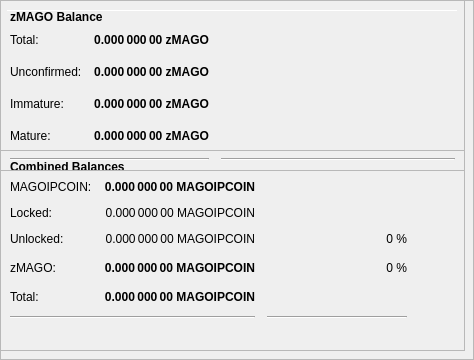
        <widget class="QFrame" name="frameObfuscation">
         <property name="minimumSize">
          <size>
           <width>0</width>
           <height>350</height>
          </size>
         </property>
         <property name="layoutDirection">
          <enum>Qt::LeftToRight</enum>
         </property>
         <property name="frameShape">
          <enum>QFrame::StyledPanel</enum>
         </property>
         <property name="frameShadow">
          <enum>QFrame::Raised</enum>
         </property>
         <widget class="QPushButton" name="runAutoDenom">
          <property name="geometry">
           <rect>
            <x>251</x>
            <y>17</y>
            <width>1</width>
            <height>1</height>
           </rect>
          </property>
          <property name="palette">
           <palette>
            <active>
             <colorrole role="WindowText">
              <brush brushstyle="SolidPattern">
               <color alpha="255">
                <red>0</red>
                <green>0</green>
                <blue>0</blue>
               </color>
              </brush>
             </colorrole>
             <colorrole role="Button">
              <brush brushstyle="SolidPattern">
               <color alpha="255">
                <red>239</red>
                <green>238</green>
                <blue>238</blue>
               </color>
              </brush>
             </colorrole>
             <colorrole role="Light">
              <brush brushstyle="SolidPattern">
               <color alpha="255">
                <red>255</red>
                <green>255</green>
                <blue>255</blue>
               </color>
              </brush>
             </colorrole>
             <colorrole role="Midlight">
              <brush brushstyle="SolidPattern">
               <color alpha="255">
                <red>247</red>
                <green>246</green>
                <blue>246</blue>
               </color>
              </brush>
             </colorrole>
             <colorrole role="Dark">
              <brush brushstyle="SolidPattern">
               <color alpha="255">
                <red>119</red>
                <green>119</green>
                <blue>119</blue>
               </color>
              </brush>
             </colorrole>
             <colorrole role="Mid">
              <brush brushstyle="SolidPattern">
               <color alpha="255">
                <red>159</red>
                <green>159</green>
                <blue>159</blue>
               </color>
              </brush>
             </colorrole>
             <colorrole role="Text">
              <brush brushstyle="SolidPattern">
               <color alpha="255">
                <red>0</red>
                <green>0</green>
                <blue>0</blue>
               </color>
              </brush>
             </colorrole>
             <colorrole role="BrightText">
              <brush brushstyle="SolidPattern">
               <color alpha="255">
                <red>255</red>
                <green>255</green>
                <blue>255</blue>
               </color>
              </brush>
             </colorrole>
             <colorrole role="ButtonText">
              <brush brushstyle="SolidPattern">
               <color alpha="255">
                <red>0</red>
                <green>0</green>
                <blue>0</blue>
               </color>
              </brush>
             </colorrole>
             <colorrole role="Base">
              <brush brushstyle="SolidPattern">
               <color alpha="255">
                <red>255</red>
                <green>255</green>
                <blue>255</blue>
               </color>
              </brush>
             </colorrole>
             <colorrole role="Window">
              <brush brushstyle="SolidPattern">
               <color alpha="255">
                <red>239</red>
                <green>238</green>
                <blue>238</blue>
               </color>
              </brush>
             </colorrole>
             <colorrole role="Shadow">
              <brush brushstyle="SolidPattern">
               <color alpha="255">
                <red>0</red>
                <green>0</green>
                <blue>0</blue>
               </color>
              </brush>
             </colorrole>
             <colorrole role="AlternateBase">
              <brush brushstyle="SolidPattern">
               <color alpha="255">
                <red>247</red>
                <green>246</green>
                <blue>246</blue>
               </color>
              </brush>
             </colorrole>
             <colorrole role="ToolTipBase">
              <brush brushstyle="SolidPattern">
               <color alpha="255">
                <red>255</red>
                <green>255</green>
                <blue>220</blue>
               </color>
              </brush>
             </colorrole>
             <colorrole role="ToolTipText">
              <brush brushstyle="SolidPattern">
               <color alpha="255">
                <red>0</red>
                <green>0</green>
                <blue>0</blue>
               </color>
              </brush>
             </colorrole>
            </active>
            <inactive>
             <colorrole role="WindowText">
              <brush brushstyle="SolidPattern">
               <color alpha="255">
                <red>0</red>
                <green>0</green>
                <blue>0</blue>
               </color>
              </brush>
             </colorrole>
             <colorrole role="Button">
              <brush brushstyle="SolidPattern">
               <color alpha="255">
                <red>239</red>
                <green>238</green>
                <blue>238</blue>
               </color>
              </brush>
             </colorrole>
             <colorrole role="Light">
              <brush brushstyle="SolidPattern">
               <color alpha="255">
                <red>255</red>
                <green>255</green>
                <blue>255</blue>
               </color>
              </brush>
             </colorrole>
             <colorrole role="Midlight">
              <brush brushstyle="SolidPattern">
               <color alpha="255">
                <red>247</red>
                <green>246</green>
                <blue>246</blue>
               </color>
              </brush>
             </colorrole>
             <colorrole role="Dark">
              <brush brushstyle="SolidPattern">
               <color alpha="255">
                <red>119</red>
                <green>119</green>
                <blue>119</blue>
               </color>
              </brush>
             </colorrole>
             <colorrole role="Mid">
              <brush brushstyle="SolidPattern">
               <color alpha="255">
                <red>159</red>
                <green>159</green>
                <blue>159</blue>
               </color>
              </brush>
             </colorrole>
             <colorrole role="Text">
              <brush brushstyle="SolidPattern">
               <color alpha="255">
                <red>0</red>
                <green>0</green>
                <blue>0</blue>
               </color>
              </brush>
             </colorrole>
             <colorrole role="BrightText">
              <brush brushstyle="SolidPattern">
               <color alpha="255">
                <red>255</red>
                <green>255</green>
                <blue>255</blue>
               </color>
              </brush>
             </colorrole>
             <colorrole role="ButtonText">
              <brush brushstyle="SolidPattern">
               <color alpha="255">
                <red>0</red>
                <green>0</green>
                <blue>0</blue>
               </color>
              </brush>
             </colorrole>
             <colorrole role="Base">
              <brush brushstyle="SolidPattern">
               <color alpha="255">
                <red>255</red>
                <green>255</green>
                <blue>255</blue>
               </color>
              </brush>
             </colorrole>
             <colorrole role="Window">
              <brush brushstyle="SolidPattern">
               <color alpha="255">
                <red>239</red>
                <green>238</green>
                <blue>238</blue>
               </color>
              </brush>
             </colorrole>
             <colorrole role="Shadow">
              <brush brushstyle="SolidPattern">
               <color alpha="255">
                <red>0</red>
                <green>0</green>
                <blue>0</blue>
               </color>
              </brush>
             </colorrole>
             <colorrole role="AlternateBase">
              <brush brushstyle="SolidPattern">
               <color alpha="255">
                <red>247</red>
                <green>246</green>
                <blue>246</blue>
               </color>
              </brush>
             </colorrole>
             <colorrole role="ToolTipBase">
              <brush brushstyle="SolidPattern">
               <color alpha="255">
                <red>255</red>
                <green>255</green>
                <blue>220</blue>
               </color>
              </brush>
             </colorrole>
             <colorrole role="ToolTipText">
              <brush brushstyle="SolidPattern">
               <color alpha="255">
                <red>0</red>
                <green>0</green>
                <blue>0</blue>
               </color>
              </brush>
             </colorrole>
            </inactive>
            <disabled>
             <colorrole role="WindowText">
              <brush brushstyle="SolidPattern">
               <color alpha="255">
                <red>119</red>
                <green>119</green>
                <blue>119</blue>
               </color>
              </brush>
             </colorrole>
             <colorrole role="Button">
              <brush brushstyle="SolidPattern">
               <color alpha="255">
                <red>239</red>
                <green>238</green>
                <blue>238</blue>
               </color>
              </brush>
             </colorrole>
             <colorrole role="Light">
              <brush brushstyle="SolidPattern">
               <color alpha="255">
                <red>255</red>
                <green>255</green>
                <blue>255</blue>
               </color>
              </brush>
             </colorrole>
             <colorrole role="Midlight">
              <brush brushstyle="SolidPattern">
               <color alpha="255">
                <red>247</red>
                <green>246</green>
                <blue>246</blue>
               </color>
              </brush>
             </colorrole>
             <colorrole role="Dark">
              <brush brushstyle="SolidPattern">
               <color alpha="255">
                <red>119</red>
                <green>119</green>
                <blue>119</blue>
               </color>
              </brush>
             </colorrole>
             <colorrole role="Mid">
              <brush brushstyle="SolidPattern">
               <color alpha="255">
                <red>159</red>
                <green>159</green>
                <blue>159</blue>
               </color>
              </brush>
             </colorrole>
             <colorrole role="Text">
              <brush brushstyle="SolidPattern">
               <color alpha="255">
                <red>119</red>
                <green>119</green>
                <blue>119</blue>
               </color>
              </brush>
             </colorrole>
             <colorrole role="BrightText">
              <brush brushstyle="SolidPattern">
               <color alpha="255">
                <red>255</red>
                <green>255</green>
                <blue>255</blue>
               </color>
              </brush>
             </colorrole>
             <colorrole role="ButtonText">
              <brush brushstyle="SolidPattern">
               <color alpha="255">
                <red>119</red>
                <green>119</green>
                <blue>119</blue>
               </color>
              </brush>
             </colorrole>
             <colorrole role="Base">
              <brush brushstyle="SolidPattern">
               <color alpha="255">
                <red>239</red>
                <green>238</green>
                <blue>238</blue>
               </color>
              </brush>
             </colorrole>
             <colorrole role="Window">
              <brush brushstyle="SolidPattern">
               <color alpha="255">
                <red>239</red>
                <green>238</green>
                <blue>238</blue>
               </color>
              </brush>
             </colorrole>
             <colorrole role="Shadow">
              <brush brushstyle="SolidPattern">
               <color alpha="255">
                <red>0</red>
                <green>0</green>
                <blue>0</blue>
               </color>
              </brush>
             </colorrole>
             <colorrole role="AlternateBase">
              <brush brushstyle="SolidPattern">
               <color alpha="255">
                <red>239</red>
                <green>238</green>
                <blue>238</blue>
               </color>
              </brush>
             </colorrole>
             <colorrole role="ToolTipBase">
              <brush brushstyle="SolidPattern">
               <color alpha="255">
                <red>255</red>
                <green>255</green>
                <blue>220</blue>
               </color>
              </brush>
             </colorrole>
             <colorrole role="ToolTipText">
              <brush brushstyle="SolidPattern">
               <color alpha="255">
                <red>0</red>
                <green>0</green>
                <blue>0</blue>
               </color>
              </brush>
             </colorrole>
            </disabled>
           </palette>
          </property>
          <property name="focusPolicy">
           <enum>Qt::NoFocus</enum>
          </property>
          <property name="autoFillBackground">
           <bool>true</bool>
          </property>
          <property name="text">
           <string/>
          </property>
          <property name="flat">
           <bool>true</bool>
          </property>
         </widget>
         <widget class="Line" name="line">
          <property name="geometry">
           <rect>
            <x>7</x>
            <y>10</y>
            <width>451</width>
            <height>1</height>
           </rect>
          </property>
          <property name="orientation">
           <enum>Qt::Horizontal</enum>
          </property>
         </widget>
         <widget class="QFrame" name="frame_3">
          <property name="geometry">
           <rect>
            <x>0</x>
            <y>150</y>
            <width>465</width>
            <height>201</height>
           </rect>
          </property>
          <property name="frameShape">
           <enum>QFrame::StyledPanel</enum>
          </property>
          <property name="frameShadow">
           <enum>QFrame::Raised</enum>
          </property>
          <layout class="QVBoxLayout" name="verticalLayout_5">
           <item>
            <layout class="QHBoxLayout" name="horizontalLayout_5" stretch="0">
             <item>
              <widget class="QLabel" name="label_5z">
               <property name="maximumSize">
                <size>
                 <width>16777215</width>
                 <height>20</height>
                </size>
               </property>
               <property name="font">
                <font>
                 <weight>75</weight>
                 <bold>true</bold>
                </font>
               </property>
               <property name="toolTip">
                <string>Combined Balances (including unconfirmed and immature coins)</string>
               </property>
               <property name="text">
                <string>&lt;html&gt;&lt;head/&gt;&lt;body&gt;&lt;p&gt;Combined Balances&lt;/p&gt;&lt;/body&gt;&lt;/html&gt;</string>
               </property>
              </widget>
             </item>
            </layout>
           </item>
           <item>
            <layout class="QGridLayout" name="gridLayout_3">
             <property name="spacing">
              <number>12</number>
             </property>
             <item row="7" column="0" colspan="2">
              <widget class="Line" name="lineSpendableBalance_3">
               <property name="orientation">
                <enum>Qt::Horizontal</enum>
               </property>
              </widget>
             </item>
             <item row="7" column="2">
              <widget class="Line" name="lineWatchBalance_3">
               <property name="sizePolicy">
                <sizepolicy hsizetype="Preferred" vsizetype="Fixed">
                 <horstretch>0</horstretch>
                 <verstretch>0</verstretch>
                </sizepolicy>
               </property>
               <property name="minimumSize">
                <size>
                 <width>140</width>
                 <height>0</height>
                </size>
               </property>
               <property name="orientation">
                <enum>Qt::Horizontal</enum>
               </property>
              </widget>
             </item>
             <item row="4" column="1">
              <widget class="QLabel" name="labelzBalancez">
               <property name="font">
                <font>
                 <weight>75</weight>
                 <bold>true</bold>
                </font>
               </property>
               <property name="cursor">
                <cursorShape>IBeamCursor</cursorShape>
               </property>
               <property name="toolTip">
                <string>Total of transactions that have yet to be confirmed, and do not yet count toward the spendable balance</string>
               </property>
               <property name="text">
                <string notr="true">0.000 000 00 MAGOIPCOIN</string>
               </property>
               <property name="alignment">
                <set>Qt::AlignRight|Qt::AlignTrailing|Qt::AlignVCenter</set>
               </property>
               <property name="textInteractionFlags">
                <set>Qt::LinksAccessibleByMouse|Qt::TextSelectableByKeyboard|Qt::TextSelectableByMouse</set>
               </property>
              </widget>
             </item>
             <item row="6" column="1">
              <widget class="QLabel" name="labelTotalz">
               <property name="font">
                <font>
                 <weight>75</weight>
                 <bold>true</bold>
                </font>
               </property>
               <property name="cursor">
                <cursorShape>IBeamCursor</cursorShape>
               </property>
               <property name="toolTip">
                <string>Total Balance, including unconfirmed and immature coins.</string>
               </property>
               <property name="text">
                <string notr="true">0.000 000 00 MAGOIPCOIN</string>
               </property>
               <property name="alignment">
                <set>Qt::AlignRight|Qt::AlignTrailing|Qt::AlignVCenter</set>
               </property>
               <property name="textInteractionFlags">
                <set>Qt::LinksAccessibleByMouse|Qt::TextSelectableByKeyboard|Qt::TextSelectableByMouse</set>
               </property>
              </widget>
             </item>
             <item row="4" column="3">
              <spacer name="horizontalSpacer_6">
               <property name="orientation">
                <enum>Qt::Horizontal</enum>
               </property>
               <property name="sizeHint" stdset="0">
                <size>
                 <width>40</width>
                 <height>20</height>
                </size>
               </property>
              </spacer>
             </item>
             <item row="6" column="0">
              <widget class="QLabel" name="labelTotalTextz">
               <property name="text">
                <string>Total:</string>
               </property>
              </widget>
             </item>
             <item row="1" column="0">
              <widget class="QLabel" name="labelBalanceTextz">
               <property name="text">
                <string>MAGOIPCOIN:</string>
               </property>
              </widget>
             </item>
             <item row="1" column="1">
              <widget class="QLabel" name="labelBalancez">
               <property name="font">
                <font>
                 <weight>75</weight>
                 <bold>true</bold>
                </font>
               </property>
               <property name="cursor">
                <cursorShape>IBeamCursor</cursorShape>
               </property>
               <property name="toolTip">
                <string>Your current spendable balance</string>
               </property>
               <property name="text">
                <string notr="true">0.000 000 00 MAGOIPCOIN</string>
               </property>
               <property name="alignment">
                <set>Qt::AlignRight|Qt::AlignTrailing|Qt::AlignVCenter</set>
               </property>
               <property name="textInteractionFlags">
                <set>Qt::LinksAccessibleByMouse|Qt::TextSelectableByKeyboard|Qt::TextSelectableByMouse</set>
               </property>
              </widget>
             </item>
             <item row="4" column="0">
              <widget class="QLabel" name="labelzBalanceTextz">
               <property name="toolTip">
                <string/>
               </property>
               <property name="text">
                <string>zMAGO:</string>
               </property>
              </widget>
             </item>
             <item row="4" column="2">
              <widget class="QLabel" name="labelzMAGOPercent">
               <property name="toolTip">
                <string>Current percentage of zMAGO.
If AutoMint is enabled this percentage will settle around the configured AutoMint percentage (default = 10%)</string>
               </property>
               <property name="text">
                <string>0 %</string>
               </property>
               <property name="alignment">
                <set>Qt::AlignRight|Qt::AlignTrailing|Qt::AlignVCenter</set>
               </property>
              </widget>
             </item>
             <item row="6" column="2">
              <widget class="QLabel" name="label100Percent">
               <property name="text">
                <string/>
               </property>
               <property name="alignment">
                <set>Qt::AlignRight|Qt::AlignTrailing|Qt::AlignVCenter</set>
               </property>
              </widget>
             </item>
             <item row="2" column="1">
              <widget class="QLabel" name="labelLockedBalance">
               <property name="toolTip">
                <string>Locked MAGOIPCOIN or Masternode collaterals. These are excluded from zMAGO minting.</string>
               </property>
               <property name="text">
                <string>0.000 000 00 MAGOIPCOIN</string>
               </property>
               <property name="alignment">
                <set>Qt::AlignRight|Qt::AlignTrailing|Qt::AlignVCenter</set>
               </property>
              </widget>
             </item>
             <item row="2" column="0">
              <widget class="QLabel" name="labelLockedBalanceText">
               <property name="toolTip">
                <string>Locked MAGOIPCOIN or Masternode collaterals. These are excluded from zMAGO minting.</string>
               </property>
               <property name="text">
                <string>Locked:</string>
               </property>
              </widget>
             </item>
             <item row="3" column="0">
              <widget class="QLabel" name="labelUnLockedBalanceText">
               <property name="toolTip">
                <string>Unlocked MAGOIPCOINs. These can be used for zMAGO minting.</string>
               </property>
               <property name="text">
                <string>Unlocked:</string>
               </property>
              </widget>
             </item>
             <item row="3" column="1">
              <widget class="QLabel" name="labelUnLockedBalance">
               <property name="toolTip">
                <string>Unlocked MAGOIPCOINs. These can be used for zMAGO minting.</string>
               </property>
               <property name="text">
                <string>0.000 000 00 MAGOIPCOIN</string>
               </property>
               <property name="alignment">
                <set>Qt::AlignRight|Qt::AlignTrailing|Qt::AlignVCenter</set>
               </property>
              </widget>
             </item>
             <item row="3" column="2">
              <widget class="QLabel" name="labelMAGOIPCOINPercent">
               <property name="text">
                <string>0 %</string>
               </property>
               <property name="alignment">
                <set>Qt::AlignRight|Qt::AlignTrailing|Qt::AlignVCenter</set>
               </property>
              </widget>
             </item>
            </layout>
           </item>
           <item>
            <spacer name="verticalSpacer">
             <property name="orientation">
              <enum>Qt::Vertical</enum>
             </property>
             <property name="sizeHint" stdset="0">
              <size>
               <width>20</width>
               <height>40</height>
              </size>
             </property>
            </spacer>
           </item>
          </layout>
         </widget>
         <widget class="QFrame" name="frame_4">
          <property name="geometry">
           <rect>
            <x>0</x>
            <y>0</y>
            <width>465</width>
            <height>171</height>
           </rect>
          </property>
          <property name="frameShape">
           <enum>QFrame::StyledPanel</enum>
          </property>
          <property name="frameShadow">
           <enum>QFrame::Raised</enum>
          </property>
          <layout class="QVBoxLayout" name="verticalLayout_7">
           <item>
            <layout class="QHBoxLayout" name="horizontalLayout_8" stretch="0">
             <item>
              <widget class="QLabel" name="label_5z_3">
               <property name="maximumSize">
                <size>
                 <width>16777215</width>
                 <height>20</height>
                </size>
               </property>
               <property name="font">
                <font>
                 <weight>75</weight>
                 <bold>true</bold>
                </font>
               </property>
               <property name="text">
                <string>zMAGO Balance</string>
               </property>
              </widget>
             </item>
            </layout>
           </item>
           <item>
            <layout class="QGridLayout" name="gridLayout_5">
             <property name="spacing">
              <number>12</number>
             </property>
             <item row="4" column="0">
              <widget class="QLabel" name="labelzBalanceMatureText">
               <property name="toolTip">
                <string>Mature: more than 20 confirmation and more than 1 mints of the same denomination after it was minted.
These zMAGO are spendable.</string>
               </property>
               <property name="text">
                <string>Mature:</string>
               </property>
              </widget>
             </item>
             <item row="5" column="0" colspan="2">
              <widget class="Line" name="lineSpendableBalance_5">
               <property name="orientation">
                <enum>Qt::Horizontal</enum>
               </property>
              </widget>
             </item>
             <item row="1" column="1">
              <widget class="QLabel" name="labelzBalance">
               <property name="font">
                <font>
                 <weight>75</weight>
                 <bold>true</bold>
                </font>
               </property>
               <property name="cursor">
                <cursorShape>IBeamCursor</cursorShape>
               </property>
               <property name="toolTip">
                <string>All available zMAGO, unconfirmed and immature zMAGO included.</string>
               </property>
               <property name="text">
                <string notr="true">0.000 000 00 zMAGO</string>
               </property>
               <property name="alignment">
                <set>Qt::AlignRight|Qt::AlignTrailing|Qt::AlignVCenter</set>
               </property>
               <property name="textInteractionFlags">
                <set>Qt::LinksAccessibleByMouse|Qt::TextSelectableByKeyboard|Qt::TextSelectableByMouse</set>
               </property>
              </widget>
             </item>
             <item row="5" column="2">
              <widget class="Line" name="lineWatchBalance_5">
               <property name="sizePolicy">
                <sizepolicy hsizetype="Preferred" vsizetype="Fixed">
                 <horstretch>0</horstretch>
                 <verstretch>0</verstretch>
                </sizepolicy>
               </property>
               <property name="minimumSize">
                <size>
                 <width>140</width>
                 <height>0</height>
                </size>
               </property>
               <property name="orientation">
                <enum>Qt::Horizontal</enum>
               </property>
              </widget>
             </item>
             <item row="1" column="0">
              <widget class="QLabel" name="labelzBalanceText">
               <property name="toolTip">
                <string>All available zMAGO, unconfirmed and immature zMAGO included.</string>
               </property>
               <property name="text">
                <string>Total:</string>
               </property>
              </widget>
             </item>
             <item row="1" column="2">
              <spacer name="horizontalSpacer_8">
               <property name="orientation">
                <enum>Qt::Horizontal</enum>
               </property>
               <property name="sizeHint" stdset="0">
                <size>
                 <width>40</width>
                 <height>20</height>
                </size>
               </property>
              </spacer>
             </item>
             <item row="4" column="2">
              <spacer name="horizontalSpacer_4">
               <property name="orientation">
                <enum>Qt::Horizontal</enum>
               </property>
               <property name="sizeHint" stdset="0">
                <size>
                 <width>40</width>
                 <height>20</height>
                </size>
               </property>
              </spacer>
             </item>
             <item row="4" column="1">
              <widget class="QLabel" name="labelzBalanceMature">
               <property name="font">
                <font>
                 <weight>75</weight>
                 <bold>true</bold>
                </font>
               </property>
               <property name="toolTip">
                <string>Mature: more than 20 confirmation and more than 1 mints of the same denomination after it was minted.
These zMAGO are spendable.</string>
               </property>
               <property name="text">
                <string>0.000 000 00 zMAGO</string>
               </property>
               <property name="alignment">
                <set>Qt::AlignRight|Qt::AlignTrailing|Qt::AlignVCenter</set>
               </property>
              </widget>
             </item>
             <item row="2" column="0">
              <widget class="QLabel" name="labelzBalanceUnconfirmedText">
               <property name="toolTip">
                <string>Unconfirmed: less than 20 confirmations
Immature: confirmed, but less than 1 mints of the same denomination after it was minted</string>
               </property>
               <property name="text">
                <string>Unconfirmed:</string>
               </property>
              </widget>
             </item>
             <item row="2" column="1">
              <widget class="QLabel" name="labelzBalanceUnconfirmed">
               <property name="font">
                <font>
                 <weight>75</weight>
                 <bold>true</bold>
                </font>
               </property>
               <property name="toolTip">
                <string>Unconfirmed: less than 20 confirmations
Immature: confirmed, but less than 1 mints of the same denomination after it was minted</string>
               </property>
               <property name="text">
                <string>0.000 000 00 zMAGO</string>
               </property>
               <property name="alignment">
                <set>Qt::AlignRight|Qt::AlignTrailing|Qt::AlignVCenter</set>
               </property>
              </widget>
             </item>
             <item row="2" column="2">
              <spacer name="horizontalSpacer_5">
               <property name="orientation">
                <enum>Qt::Horizontal</enum>
               </property>
               <property name="sizeHint" stdset="0">
                <size>
                 <width>40</width>
                 <height>20</height>
                </size>
               </property>
              </spacer>
             </item>
             <item row="3" column="0">
              <widget class="QLabel" name="labelzBalanceImmatureText">
               <property name="toolTip">
                <string>Unconfirmed: less than 20 confirmations
Immature: confirmed, but less than 1 mints of the same denomination after it was minted</string>
               </property>
               <property name="text">
                <string>Immature:</string>
               </property>
              </widget>
             </item>
             <item row="3" column="1">
              <widget class="QLabel" name="labelzBalanceImmature">
               <property name="font">
                <font>
                 <weight>75</weight>
                 <bold>true</bold>
                </font>
               </property>
               <property name="toolTip">
                <string>Unconfirmed: less than 20 confirmations
Immature: confirmed, but less than 1 mints of the same denomination after it was minted</string>
               </property>
               <property name="text">
                <string>0.000 000 00 zMAGO</string>
               </property>
               <property name="alignment">
                <set>Qt::AlignRight|Qt::AlignTrailing|Qt::AlignVCenter</set>
               </property>
              </widget>
             </item>
             <item row="3" column="2">
              <spacer name="horizontalSpacer_7">
               <property name="orientation">
                <enum>Qt::Horizontal</enum>
               </property>
               <property name="sizeHint" stdset="0">
                <size>
                 <width>40</width>
                 <height>20</height>
                </size>
               </property>
              </spacer>
             </item>
            </layout>
           </item>
          </layout>
         </widget>
        </widget>
